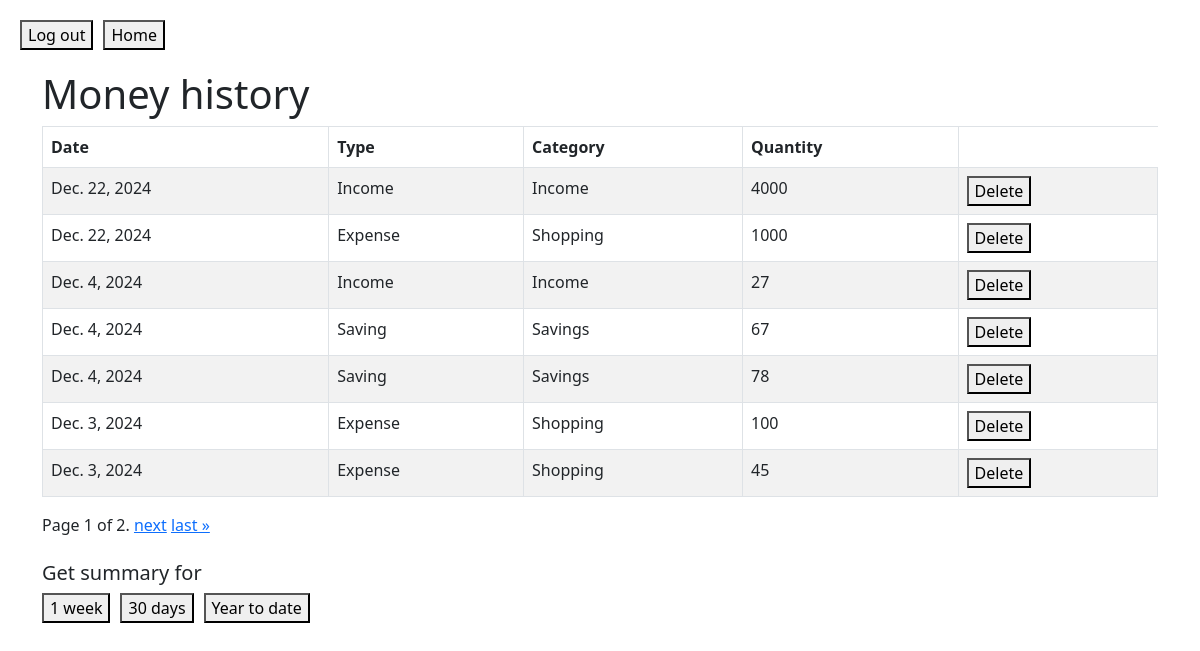
Before: /history (signed in) with the older database file.
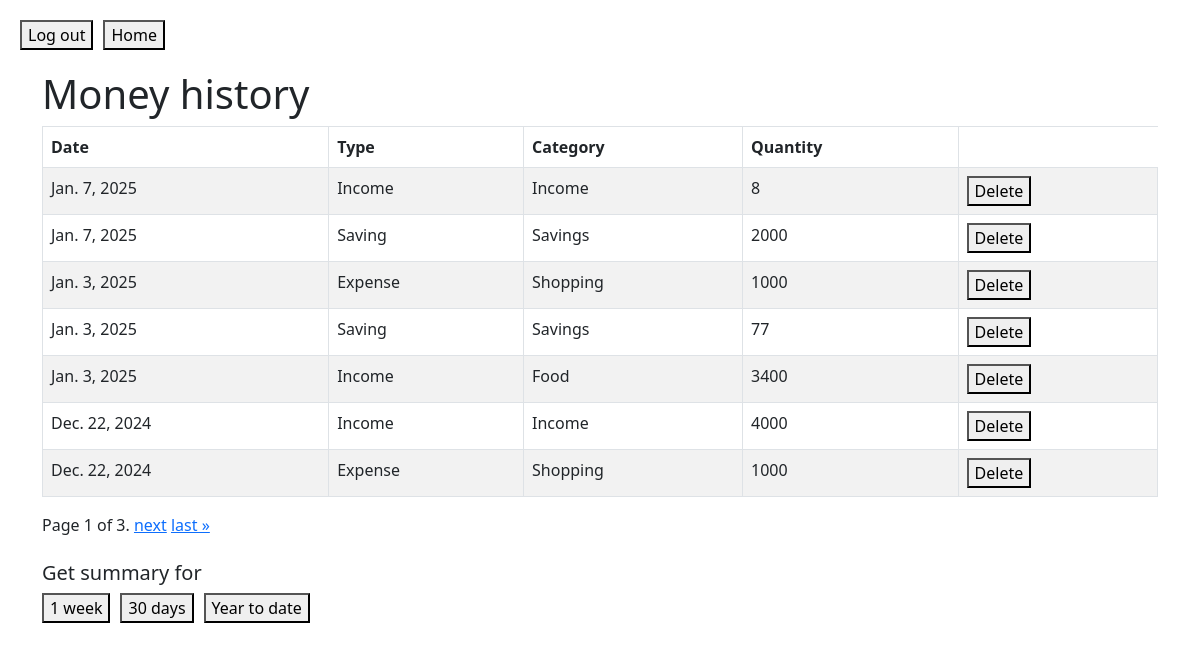
After: the same page with the newer database file.
### app/models.py (models this page shows, shortened)
class AddMoneyInfo(models.Model):
    user = models.ForeignKey(User, on_delete=models.CASCADE)
    money_type = models.CharField(max_length=20, choices = ADD_EXPENSE)
    quantity = models.IntegerField()
    date = models.DateField(default=now)
    category = models.CharField(max_length=20, choices=SELECT_CATEGORY, default="Food")

### app/views.py (the view)
# urls.py: path("history", views.history, name="history"),
def history(request):
    if not request.user.is_authenticated:
        return render(request, "index.html")
    user_addings = AddMoneyInfo.objects.filter(user=request.user).order_by('-date')
    paginator = Paginator(user_addings, 7)
    page_number = request.GET.get("page")
    page_obj = paginator.get_page(page_number)
    return render(request, "history.html", {"page_obj": page_obj})

### app/templates/history.html (shortened to what this page needs)
{% extends "layout.html" %}
{% block body %}
{% include "header.html" %}
    <div class="container">
        <div class="row">
            <div class="col-12 col-lg-12">
                <h1>Money history</h1>
                <div class="table-responsive">
                    <table class="table table-striped table-bordered">
                        <thead>
                            <tr>
                                <th>Date</th>
                                <th>Type</th>
                                <th>Category</th>
                                <th>Quantity</th>
                            </tr>
                        </thead>
                        <tbody>
                            {% for listing in page_obj %}
                            <tr>
                                <td>{{ listing.date }}</td>
                                <td>{{ listing.get_money_type_display}}</td>
                                <td>{{ listing.get_category_display }}</td>
                                <td>{{ listing.quantity }}</td>
                                <td>
                                    <form method="post" action="{%  url 'delete_expense' %}">
                                        <button type="submit">Delete</button>
                                    </form>
                                </td>
                            </tr>
                            {% endfor %}
                        </tbody>
                    </table>
                    <div class="pagination">
                        <span class="step-links">
                            <span class="current">
                                Page {{ page_obj.number }} of {{ page_obj.paginator.num_pages }}.
                            </span>
                            {% if page_obj.has_next %}
                                <a href="?page={{ page_obj.next_page_number }}">next</a>
                                <a href="?page={{ page_obj.paginator.num_pages }}">last &raquo;</a>
                            {% endif %}
                        </span>
                    </div>
                    <br>
                    <h5>Get summary for</h5>
                    <div style="display: flex; gap: 10px;">
                        <form method="get" action="{% url 'one_week' %}">
                            <button type="submit">1 week</button>
                        </form>
                        <form method="get" action="{% url 'thirty_days' %}">
                            <button type="submit">30 days</button>
                        </form>
                        <form method="get" action="{% url 'year_to_date' %}">
                            <button type="submit">Year to date</button>
                        </form>
                    </div>
                </div>
            </div>
        </div>
    </div>
{% endblock %}

Changed rows visible on the page:
no longer on this page (row unchanged): AddMoneyInfo: date "Dec. 4, 2024", money_type "Income", category "Income", quantity "27"
no longer on this page (row unchanged): AddMoneyInfo: date "Dec. 4, 2024", money_type "Saving", category "Savings", quantity "67"
no longer on this page (row unchanged): AddMoneyInfo: date "Dec. 4, 2024", money_type "Saving", category "Savings", quantity "78"
no longer on this page (row unchanged): AddMoneyInfo: date "Dec. 3, 2024", money_type "Expense", category "Shopping", quantity "100"
no longer on this page (row unchanged): AddMoneyInfo: date "Dec. 3, 2024", money_type "Expense", category "Shopping", quantity "45"
added AddMoneyInfo: date "Jan. 7, 2025", money_type "Income", category "Income", quantity "8"
added AddMoneyInfo: date "Jan. 7, 2025", money_type "Saving", category "Savings", quantity "2000"
added AddMoneyInfo: date "Jan. 3, 2025", money_type "Expense", category "Shopping", quantity "1000"
added AddMoneyInfo: date "Jan. 3, 2025", money_type "Saving", category "Savings", quantity "77"
added AddMoneyInfo: date "Jan. 3, 2025", money_type "Income", category "Food", quantity "3400"
Other visible differences:
{{ page_obj.paginator.num_pages }}: "2" → "3"
